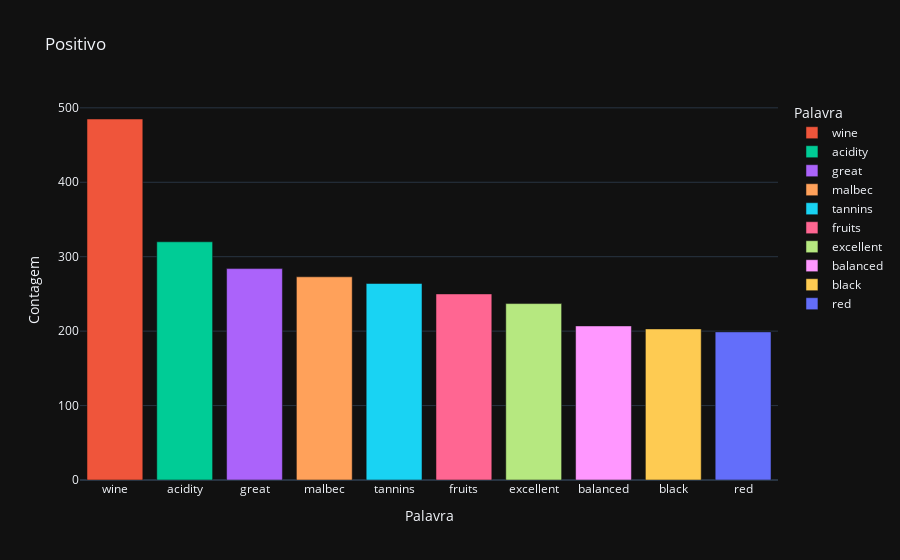
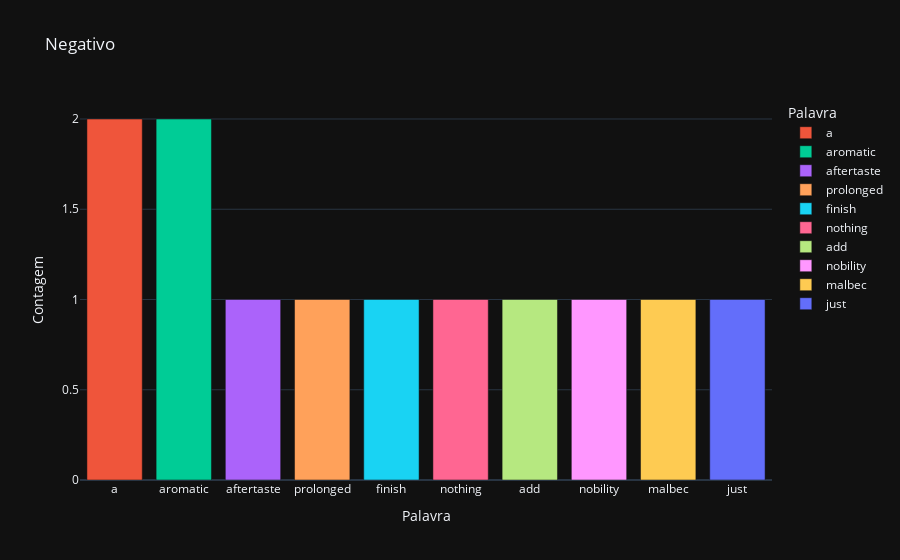
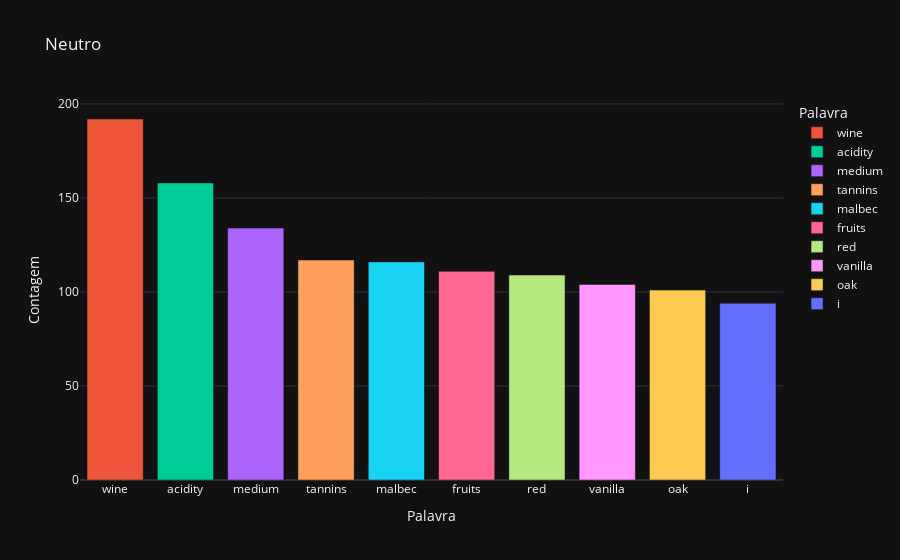

Notebook cell for these charts, in order:
### Code cell
# 5. Visualização dos resultados
visualizacao(df_positivo, df_negativo, df_neutro)

### Figure 1 — Plotly figure (JSON) as saved in the notebook; plotly's stock layout.template omitted (floating-point values rounded to 4 significant figures)
{"data": [{"alignmentgroup": "True", "hovertemplate": "Palavra=%{x}<br>Contagem=%{y}<extra></extra>", "legendgroup": "wine", "marker": {"color": "#EF553B", "pattern": {"shape": ""}}, "name": "wine", "offsetgroup": "wine", "orientation": "v", "showlegend": true, "textposition": "auto", "x": ["wine"], "xaxis": "x", "y": [485], "yaxis": "y", "type": "bar"}, {"alignmentgroup": "True", "hovertemplate": "Palavra=%{x}<br>Contagem=%{y}<extra></extra>", "legendgroup": "acidity", "marker": {"color": "#00cc96", "pattern": {"shape": ""}}, "name": "acidity", "offsetgroup": "acidity", "orientation": "v", "showlegend": true, "textposition": "auto", "x": ["acidity"], "xaxis": "x", "y": [320], "yaxis": "y", "type": "bar"}, {"alignmentgroup": "True", "hovertemplate": "Palavra=%{x}<br>Contagem=%{y}<extra></extra>", "legendgroup": "great", "marker": {"color": "#ab63fa", "pattern": {"shape": ""}}, "name": "great", "offsetgroup": "great", "orientation": "v", "showlegend": true, "textposition": "auto", "x": ["great"], "xaxis": "x", "y": [284], "yaxis": "y", "type": "bar"}, {"alignmentgroup": "True", "hovertemplate": "Palavra=%{x}<br>Contagem=%{y}<extra></extra>", "legendgroup": "malbec", "marker": {"color": "#FFA15A", "pattern": {"shape": ""}}, "name": "malbec", "offsetgroup": "malbec", "orientation": "v", "showlegend": true, "textposition": "auto", "x": ["malbec"], "xaxis": "x", "y": [273], "yaxis": "y", "type": "bar"}, {"alignmentgroup": "True", "hovertemplate": "Palavra=%{x}<br>Contagem=%{y}<extra></extra>", "legendgroup": "tannins", "marker": {"color": "#19d3f3", "pattern": {"shape": ""}}, "name": "tannins", "offsetgroup": "tannins", "orientation": "v", "showlegend": true, "textposition": "auto", "x": ["tannins"], "xaxis": "x", "y": [264], "yaxis": "y", "type": "bar"}, {"alignmentgroup": "True", "hovertemplate": "Palavra=%{x}<br>Contagem=%{y}<extra></extra>", "legendgroup": "fruits", "marker": {"color": "#FF6692", "pattern": {"shape": ""}}, "name": "fruits", "offsetgroup": "fruits", "orientation": "v", "showlegend": true, "textposition": "auto", "x": ["fruits"], "xaxis": "x", "y": [250], "yaxis": "y", "type": "bar"}, {"alignmentgroup": "True", "hovertemplate": "Palavra=%{x}<br>Contagem=%{y}<extra></extra>", "legendgroup": "excellent", "marker": {"color": "#B6E880", "pattern": {"shape": ""}}, "name": "excellent", "offsetgroup": "excellent", "orientation": "v", "showlegend": true, "textposition": "auto", "x": ["excellent"], "xaxis": "x", "y": [237], "yaxis": "y", "type": "bar"}, {"alignmentgroup": "True", "hovertemplate": "Palavra=%{x}<br>Contagem=%{y}<extra></extra>", "legendgroup": "balanced", "marker": {"color": "#FF97FF", "pattern": {"shape": ""}}, "name": "balanced", "offsetgroup": "balanced", "orientation": "v", "showlegend": true, "textposition": "auto", "x": ["balanced"], "xaxis": "x", "y": [207], "yaxis": "y", "type": "bar"}, {"alignmentgroup": "True", "hovertemplate": "Palavra=%{x}<br>Contagem=%{y}<extra></extra>", "legendgroup": "black", "marker": {"color": "#FECB52", "pattern": {"shape": ""}}, "name": "black", "offsetgroup": "black", "orientation": "v", "showlegend": true, "textposition": "auto", "x": ["black"], "xaxis": "x", "y": [203], "yaxis": "y", "type": "bar"}, {"alignmentgroup": "True", "hovertemplate": "Palavra=%{x}<br>Contagem=%{y}<extra></extra>", "legendgroup": "red", "marker": {"color": "#636efa", "pattern": {"shape": ""}}, "name": "red", "offsetgroup": "red", "orientation": "v", "showlegend": true, "textposition": "auto", "x": ["red"], "xaxis": "x", "y": [199], "yaxis": "y", "type": "bar"}], "layout": {"xaxis": {"anchor": "y", "domain": [0.0, 1.0], "title": {"text": "Palavra"}, "categoryorder": "array", "categoryarray": ["wine", "acidity", "great", "malbec", "tannins", "fruits", "excellent", "balanced", "black", "red"]}, "yaxis": {"anchor": "x", "domain": [0.0, 1.0], "title": {"text": "Contagem"}}, "legend": {"title": {"text": "Palavra"}, "tracegroupgap": 0}, "title": {"text": "Positivo"}, "barmode": "relative"}}

### Figure 2 — Plotly figure (JSON) as saved in the notebook; plotly's stock layout.template omitted (floating-point values rounded to 4 significant figures)
{"data": [{"alignmentgroup": "True", "hovertemplate": "Palavra=%{x}<br>Contagem=%{y}<extra></extra>", "legendgroup": "a", "marker": {"color": "#EF553B", "pattern": {"shape": ""}}, "name": "a", "offsetgroup": "a", "orientation": "v", "showlegend": true, "textposition": "auto", "x": ["a"], "xaxis": "x", "y": [2], "yaxis": "y", "type": "bar"}, {"alignmentgroup": "True", "hovertemplate": "Palavra=%{x}<br>Contagem=%{y}<extra></extra>", "legendgroup": "aromatic", "marker": {"color": "#00cc96", "pattern": {"shape": ""}}, "name": "aromatic", "offsetgroup": "aromatic", "orientation": "v", "showlegend": true, "textposition": "auto", "x": ["aromatic"], "xaxis": "x", "y": [2], "yaxis": "y", "type": "bar"}, {"alignmentgroup": "True", "hovertemplate": "Palavra=%{x}<br>Contagem=%{y}<extra></extra>", "legendgroup": "aftertaste", "marker": {"color": "#ab63fa", "pattern": {"shape": ""}}, "name": "aftertaste", "offsetgroup": "aftertaste", "orientation": "v", "showlegend": true, "textposition": "auto", "x": ["aftertaste"], "xaxis": "x", "y": [1], "yaxis": "y", "type": "bar"}, {"alignmentgroup": "True", "hovertemplate": "Palavra=%{x}<br>Contagem=%{y}<extra></extra>", "legendgroup": "prolonged", "marker": {"color": "#FFA15A", "pattern": {"shape": ""}}, "name": "prolonged", "offsetgroup": "prolonged", "orientation": "v", "showlegend": true, "textposition": "auto", "x": ["prolonged"], "xaxis": "x", "y": [1], "yaxis": "y", "type": "bar"}, {"alignmentgroup": "True", "hovertemplate": "Palavra=%{x}<br>Contagem=%{y}<extra></extra>", "legendgroup": "finish", "marker": {"color": "#19d3f3", "pattern": {"shape": ""}}, "name": "finish", "offsetgroup": "finish", "orientation": "v", "showlegend": true, "textposition": "auto", "x": ["finish"], "xaxis": "x", "y": [1], "yaxis": "y", "type": "bar"}, {"alignmentgroup": "True", "hovertemplate": "Palavra=%{x}<br>Contagem=%{y}<extra></extra>", "legendgroup": "nothing", "marker": {"color": "#FF6692", "pattern": {"shape": ""}}, "name": "nothing", "offsetgroup": "nothing", "orientation": "v", "showlegend": true, "textposition": "auto", "x": ["nothing"], "xaxis": "x", "y": [1], "yaxis": "y", "type": "bar"}, {"alignmentgroup": "True", "hovertemplate": "Palavra=%{x}<br>Contagem=%{y}<extra></extra>", "legendgroup": "add", "marker": {"color": "#B6E880", "pattern": {"shape": ""}}, "name": "add", "offsetgroup": "add", "orientation": "v", "showlegend": true, "textposition": "auto", "x": ["add"], "xaxis": "x", "y": [1], "yaxis": "y", "type": "bar"}, {"alignmentgroup": "True", "hovertemplate": "Palavra=%{x}<br>Contagem=%{y}<extra></extra>", "legendgroup": "nobility", "marker": {"color": "#FF97FF", "pattern": {"shape": ""}}, "name": "nobility", "offsetgroup": "nobility", "orientation": "v", "showlegend": true, "textposition": "auto", "x": ["nobility"], "xaxis": "x", "y": [1], "yaxis": "y", "type": "bar"}, {"alignmentgroup": "True", "hovertemplate": "Palavra=%{x}<br>Contagem=%{y}<extra></extra>", "legendgroup": "malbec", "marker": {"color": "#FECB52", "pattern": {"shape": ""}}, "name": "malbec", "offsetgroup": "malbec", "orientation": "v", "showlegend": true, "textposition": "auto", "x": ["malbec"], "xaxis": "x", "y": [1], "yaxis": "y", "type": "bar"}, {"alignmentgroup": "True", "hovertemplate": "Palavra=%{x}<br>Contagem=%{y}<extra></extra>", "legendgroup": "just", "marker": {"color": "#636efa", "pattern": {"shape": ""}}, "name": "just", "offsetgroup": "just", "orientation": "v", "showlegend": true, "textposition": "auto", "x": ["just"], "xaxis": "x", "y": [1], "yaxis": "y", "type": "bar"}], "layout": {"xaxis": {"anchor": "y", "domain": [0.0, 1.0], "title": {"text": "Palavra"}, "categoryorder": "array", "categoryarray": ["a", "aromatic", "aftertaste", "prolonged", "finish", "nothing", "add", "nobility", "malbec", "just"]}, "yaxis": {"anchor": "x", "domain": [0.0, 1.0], "title": {"text": "Contagem"}}, "legend": {"title": {"text": "Palavra"}, "tracegroupgap": 0}, "title": {"text": "Negativo"}, "barmode": "relative"}}

### Figure 3 — Plotly figure (JSON) as saved in the notebook; plotly's stock layout.template omitted (floating-point values rounded to 4 significant figures)
{"data": [{"alignmentgroup": "True", "hovertemplate": "Palavra=%{x}<br>Contagem=%{y}<extra></extra>", "legendgroup": "wine", "marker": {"color": "#EF553B", "pattern": {"shape": ""}}, "name": "wine", "offsetgroup": "wine", "orientation": "v", "showlegend": true, "textposition": "auto", "x": ["wine"], "xaxis": "x", "y": [192], "yaxis": "y", "type": "bar"}, {"alignmentgroup": "True", "hovertemplate": "Palavra=%{x}<br>Contagem=%{y}<extra></extra>", "legendgroup": "acidity", "marker": {"color": "#00cc96", "pattern": {"shape": ""}}, "name": "acidity", "offsetgroup": "acidity", "orientation": "v", "showlegend": true, "textposition": "auto", "x": ["acidity"], "xaxis": "x", "y": [158], "yaxis": "y", "type": "bar"}, {"alignmentgroup": "True", "hovertemplate": "Palavra=%{x}<br>Contagem=%{y}<extra></extra>", "legendgroup": "medium", "marker": {"color": "#ab63fa", "pattern": {"shape": ""}}, "name": "medium", "offsetgroup": "medium", "orientation": "v", "showlegend": true, "textposition": "auto", "x": ["medium"], "xaxis": "x", "y": [134], "yaxis": "y", "type": "bar"}, {"alignmentgroup": "True", "hovertemplate": "Palavra=%{x}<br>Contagem=%{y}<extra></extra>", "legendgroup": "tannins", "marker": {"color": "#FFA15A", "pattern": {"shape": ""}}, "name": "tannins", "offsetgroup": "tannins", "orientation": "v", "showlegend": true, "textposition": "auto", "x": ["tannins"], "xaxis": "x", "y": [117], "yaxis": "y", "type": "bar"}, {"alignmentgroup": "True", "hovertemplate": "Palavra=%{x}<br>Contagem=%{y}<extra></extra>", "legendgroup": "malbec", "marker": {"color": "#19d3f3", "pattern": {"shape": ""}}, "name": "malbec", "offsetgroup": "malbec", "orientation": "v", "showlegend": true, "textposition": "auto", "x": ["malbec"], "xaxis": "x", "y": [116], "yaxis": "y", "type": "bar"}, {"alignmentgroup": "True", "hovertemplate": "Palavra=%{x}<br>Contagem=%{y}<extra></extra>", "legendgroup": "fruits", "marker": {"color": "#FF6692", "pattern": {"shape": ""}}, "name": "fruits", "offsetgroup": "fruits", "orientation": "v", "showlegend": true, "textposition": "auto", "x": ["fruits"], "xaxis": "x", "y": [111], "yaxis": "y", "type": "bar"}, {"alignmentgroup": "True", "hovertemplate": "Palavra=%{x}<br>Contagem=%{y}<extra></extra>", "legendgroup": "red", "marker": {"color": "#B6E880", "pattern": {"shape": ""}}, "name": "red", "offsetgroup": "red", "orientation": "v", "showlegend": true, "textposition": "auto", "x": ["red"], "xaxis": "x", "y": [109], "yaxis": "y", "type": "bar"}, {"alignmentgroup": "True", "hovertemplate": "Palavra=%{x}<br>Contagem=%{y}<extra></extra>", "legendgroup": "vanilla", "marker": {"color": "#FF97FF", "pattern": {"shape": ""}}, "name": "vanilla", "offsetgroup": "vanilla", "orientation": "v", "showlegend": true, "textposition": "auto", "x": ["vanilla"], "xaxis": "x", "y": [104], "yaxis": "y", "type": "bar"}, {"alignmentgroup": "True", "hovertemplate": "Palavra=%{x}<br>Contagem=%{y}<extra></extra>", "legendgroup": "oak", "marker": {"color": "#FECB52", "pattern": {"shape": ""}}, "name": "oak", "offsetgroup": "oak", "orientation": "v", "showlegend": true, "textposition": "auto", "x": ["oak"], "xaxis": "x", "y": [101], "yaxis": "y", "type": "bar"}, {"alignmentgroup": "True", "hovertemplate": "Palavra=%{x}<br>Contagem=%{y}<extra></extra>", "legendgroup": "i", "marker": {"color": "#636efa", "pattern": {"shape": ""}}, "name": "i", "offsetgroup": "i", "orientation": "v", "showlegend": true, "textposition": "auto", "x": ["i"], "xaxis": "x", "y": [94], "yaxis": "y", "type": "bar"}], "layout": {"xaxis": {"anchor": "y", "domain": [0.0, 1.0], "title": {"text": "Palavra"}, "categoryorder": "array", "categoryarray": ["wine", "acidity", "medium", "tannins", "malbec", "fruits", "red", "vanilla", "oak", "i"]}, "yaxis": {"anchor": "x", "domain": [0.0, 1.0], "title": {"text": "Contagem"}}, "legend": {"title": {"text": "Palavra"}, "tracegroupgap": 0}, "title": {"text": "Neutro"}, "barmode": "relative"}}
